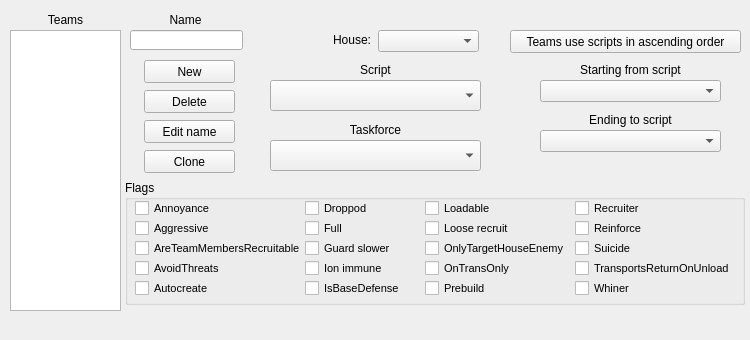
<?xml version="1.0" encoding="UTF-8"?>
<ui version="4.0">
 <class>TeamSection</class>
 <widget class="QDockWidget" name="TeamSection">
  <property name="geometry">
   <rect>
    <x>0</x>
    <y>0</y>
    <width>750</width>
    <height>340</height>
   </rect>
  </property>
  <property name="sizePolicy">
   <sizepolicy hsizetype="Preferred" vsizetype="Preferred">
    <horstretch>0</horstretch>
    <verstretch>0</verstretch>
   </sizepolicy>
  </property>
  <property name="minimumSize">
   <size>
    <width>750</width>
    <height>340</height>
   </size>
  </property>
  <property name="maximumSize">
   <size>
    <width>750</width>
    <height>340</height>
   </size>
  </property>
  <property name="font">
   <font>
    <family>Arial</family>
   </font>
  </property>
  <property name="locale">
   <locale language="English" country="UnitedStates"/>
  </property>
  <property name="floating">
   <bool>false</bool>
  </property>
  <property name="features">
   <set>QDockWidget::DockWidgetFloatable|QDockWidget::DockWidgetMovable</set>
  </property>
  <property name="windowTitle">
   <string notr="true">Team Section</string>
  </property>
  <widget class="QWidget" name="dockWidgetContents">
   <widget class="QLabel" name="TeamLabel">
    <property name="geometry">
     <rect>
      <x>15</x>
      <y>10</y>
      <width>101</width>
      <height>20</height>
     </rect>
    </property>
    <property name="text">
     <string>Teams</string>
    </property>
    <property name="alignment">
     <set>Qt::AlignCenter</set>
    </property>
   </widget>
   <widget class="QListWidget" name="TeamList">
    <property name="geometry">
     <rect>
      <x>10</x>
      <y>30</y>
      <width>111</width>
      <height>281</height>
     </rect>
    </property>
    <property name="selectionMode">
     <enum>QAbstractItemView::ExtendedSelection</enum>
    </property>
   </widget>
   <widget class="QLineEdit" name="TNameEdit">
    <property name="geometry">
     <rect>
      <x>130</x>
      <y>30</y>
      <width>113</width>
      <height>20</height>
     </rect>
    </property>
   </widget>
   <widget class="QLabel" name="NameLabel">
    <property name="geometry">
     <rect>
      <x>135</x>
      <y>10</y>
      <width>101</width>
      <height>20</height>
     </rect>
    </property>
    <property name="text">
     <string>Name</string>
    </property>
    <property name="alignment">
     <set>Qt::AlignCenter</set>
    </property>
   </widget>
   <widget class="QPushButton" name="New">
    <property name="geometry">
     <rect>
      <x>144</x>
      <y>60</y>
      <width>91</width>
      <height>23</height>
     </rect>
    </property>
    <property name="text">
     <string>New</string>
    </property>
   </widget>
   <widget class="QPushButton" name="Delete">
    <property name="geometry">
     <rect>
      <x>144</x>
      <y>90</y>
      <width>91</width>
      <height>23</height>
     </rect>
    </property>
    <property name="text">
     <string>Delete</string>
    </property>
   </widget>
   <widget class="QPushButton" name="EditName">
    <property name="geometry">
     <rect>
      <x>144</x>
      <y>120</y>
      <width>91</width>
      <height>23</height>
     </rect>
    </property>
    <property name="text">
     <string>Edit name</string>
    </property>
   </widget>
   <widget class="QPushButton" name="Clone">
    <property name="geometry">
     <rect>
      <x>144</x>
      <y>150</y>
      <width>91</width>
      <height>23</height>
     </rect>
    </property>
    <property name="text">
     <string>Clone</string>
    </property>
   </widget>
   <widget class="QComboBox" name="scriptBox">
    <property name="geometry">
     <rect>
      <x>270</x>
      <y>80</y>
      <width>211</width>
      <height>31</height>
     </rect>
    </property>
    <property name="font">
     <font>
      <pointsize>10</pointsize>
     </font>
    </property>
   </widget>
   <widget class="QLabel" name="label">
    <property name="geometry">
     <rect>
      <x>270</x>
      <y>60</y>
      <width>211</width>
      <height>20</height>
     </rect>
    </property>
    <property name="text">
     <string>Script</string>
    </property>
    <property name="alignment">
     <set>Qt::AlignCenter</set>
    </property>
   </widget>
   <widget class="QComboBox" name="taskforceBox">
    <property name="geometry">
     <rect>
      <x>270</x>
      <y>140</y>
      <width>211</width>
      <height>31</height>
     </rect>
    </property>
    <property name="font">
     <font>
      <pointsize>10</pointsize>
     </font>
    </property>
   </widget>
   <widget class="QLabel" name="label_2">
    <property name="geometry">
     <rect>
      <x>270</x>
      <y>120</y>
      <width>211</width>
      <height>20</height>
     </rect>
    </property>
    <property name="text">
     <string>Taskforce</string>
    </property>
    <property name="alignment">
     <set>Qt::AlignCenter</set>
    </property>
   </widget>
   <widget class="QPushButton" name="SAOButton">
    <property name="geometry">
     <rect>
      <x>510</x>
      <y>30</y>
      <width>231</width>
      <height>23</height>
     </rect>
    </property>
    <property name="text">
     <string>Teams use scripts in ascending order</string>
    </property>
   </widget>
   <widget class="QComboBox" name="AOSBox">
    <property name="geometry">
     <rect>
      <x>540</x>
      <y>80</y>
      <width>181</width>
      <height>22</height>
     </rect>
    </property>
    <property name="font">
     <font>
      <pointsize>8</pointsize>
     </font>
    </property>
   </widget>
   <widget class="QComboBox" name="AOEBox">
    <property name="geometry">
     <rect>
      <x>540</x>
      <y>130</y>
      <width>181</width>
      <height>22</height>
     </rect>
    </property>
    <property name="font">
     <font>
      <pointsize>8</pointsize>
     </font>
    </property>
   </widget>
   <widget class="QLabel" name="label_3">
    <property name="geometry">
     <rect>
      <x>540</x>
      <y>60</y>
      <width>181</width>
      <height>20</height>
     </rect>
    </property>
    <property name="text">
     <string>Starting from script</string>
    </property>
    <property name="alignment">
     <set>Qt::AlignCenter</set>
    </property>
   </widget>
   <widget class="QLabel" name="label_4">
    <property name="geometry">
     <rect>
      <x>540</x>
      <y>110</y>
      <width>181</width>
      <height>20</height>
     </rect>
    </property>
    <property name="text">
     <string>Ending to script</string>
    </property>
    <property name="alignment">
     <set>Qt::AlignCenter</set>
    </property>
   </widget>
   <widget class="QGroupBox" name="groupBox">
    <property name="geometry">
     <rect>
      <x>125</x>
      <y>180</y>
      <width>620</width>
      <height>125</height>
     </rect>
    </property>
    <property name="title">
     <string>Flags</string>
    </property>
    <widget class="QCheckBox" name="isAggressive">
     <property name="geometry">
      <rect>
       <x>10</x>
       <y>40</y>
       <width>101</width>
       <height>17</height>
      </rect>
     </property>
     <property name="font">
      <font>
       <pointsize>8</pointsize>
      </font>
     </property>
     <property name="text">
      <string>Aggressive</string>
     </property>
    </widget>
    <widget class="QCheckBox" name="isRecruiter">
     <property name="geometry">
      <rect>
       <x>450</x>
       <y>20</y>
       <width>111</width>
       <height>17</height>
      </rect>
     </property>
     <property name="font">
      <font>
       <pointsize>8</pointsize>
      </font>
     </property>
     <property name="text">
      <string>Recruiter</string>
     </property>
    </widget>
    <widget class="QCheckBox" name="isFull">
     <property name="geometry">
      <rect>
       <x>180</x>
       <y>40</y>
       <width>70</width>
       <height>17</height>
      </rect>
     </property>
     <property name="font">
      <font>
       <pointsize>8</pointsize>
      </font>
     </property>
     <property name="text">
      <string>Full</string>
     </property>
    </widget>
    <widget class="QCheckBox" name="isAutocreate">
     <property name="geometry">
      <rect>
       <x>10</x>
       <y>100</y>
       <width>91</width>
       <height>17</height>
      </rect>
     </property>
     <property name="font">
      <font>
       <pointsize>8</pointsize>
      </font>
     </property>
     <property name="text">
      <string>Autocreate</string>
     </property>
    </widget>
    <widget class="QCheckBox" name="isIsBaseDefense">
     <property name="geometry">
      <rect>
       <x>180</x>
       <y>100</y>
       <width>111</width>
       <height>17</height>
      </rect>
     </property>
     <property name="font">
      <font>
       <pointsize>8</pointsize>
      </font>
     </property>
     <property name="text">
      <string>IsBaseDefense</string>
     </property>
    </widget>
    <widget class="QCheckBox" name="isSuicide">
     <property name="geometry">
      <rect>
       <x>450</x>
       <y>60</y>
       <width>70</width>
       <height>17</height>
      </rect>
     </property>
     <property name="font">
      <font>
       <pointsize>8</pointsize>
      </font>
     </property>
     <property name="text">
      <string>Suicide</string>
     </property>
    </widget>
    <widget class="QCheckBox" name="isAreTeamMembersRecruitable">
     <property name="geometry">
      <rect>
       <x>10</x>
       <y>60</y>
       <width>171</width>
       <height>17</height>
      </rect>
     </property>
     <property name="font">
      <font>
       <pointsize>8</pointsize>
      </font>
     </property>
     <property name="text">
      <string>AreTeamMembersRecruitable</string>
     </property>
    </widget>
    <widget class="QCheckBox" name="isAnnoyance">
     <property name="geometry">
      <rect>
       <x>10</x>
       <y>20</y>
       <width>121</width>
       <height>17</height>
      </rect>
     </property>
     <property name="font">
      <font>
       <pointsize>8</pointsize>
      </font>
     </property>
     <property name="text">
      <string>Annoyance</string>
     </property>
    </widget>
    <widget class="QCheckBox" name="isAvoidThreats">
     <property name="geometry">
      <rect>
       <x>10</x>
       <y>80</y>
       <width>101</width>
       <height>17</height>
      </rect>
     </property>
     <property name="font">
      <font>
       <pointsize>8</pointsize>
      </font>
     </property>
     <property name="text">
      <string>AvoidThreats</string>
     </property>
    </widget>
    <widget class="QCheckBox" name="isOnlyTargetHouseEnemy">
     <property name="geometry">
      <rect>
       <x>300</x>
       <y>60</y>
       <width>151</width>
       <height>17</height>
      </rect>
     </property>
     <property name="font">
      <font>
       <pointsize>8</pointsize>
      </font>
     </property>
     <property name="text">
      <string>OnlyTargetHouseEnemy</string>
     </property>
    </widget>
    <widget class="QCheckBox" name="isReinforce">
     <property name="geometry">
      <rect>
       <x>450</x>
       <y>40</y>
       <width>101</width>
       <height>17</height>
      </rect>
     </property>
     <property name="font">
      <font>
       <pointsize>8</pointsize>
      </font>
     </property>
     <property name="text">
      <string>Reinforce</string>
     </property>
    </widget>
    <widget class="QCheckBox" name="isTransportsReturnOnUnload">
     <property name="geometry">
      <rect>
       <x>450</x>
       <y>80</y>
       <width>171</width>
       <height>17</height>
      </rect>
     </property>
     <property name="font">
      <font>
       <pointsize>8</pointsize>
      </font>
     </property>
     <property name="text">
      <string>TransportsReturnOnUnload</string>
     </property>
    </widget>
    <widget class="QCheckBox" name="isIonImmune">
     <property name="geometry">
      <rect>
       <x>180</x>
       <y>80</y>
       <width>91</width>
       <height>17</height>
      </rect>
     </property>
     <property name="font">
      <font>
       <pointsize>8</pointsize>
      </font>
     </property>
     <property name="text">
      <string>Ion immune</string>
     </property>
    </widget>
    <widget class="QCheckBox" name="isDroppod">
     <property name="geometry">
      <rect>
       <x>180</x>
       <y>20</y>
       <width>70</width>
       <height>17</height>
      </rect>
     </property>
     <property name="font">
      <font>
       <pointsize>8</pointsize>
      </font>
     </property>
     <property name="text">
      <string>Droppod</string>
     </property>
    </widget>
    <widget class="QCheckBox" name="isPrebuild">
     <property name="geometry">
      <rect>
       <x>300</x>
       <y>100</y>
       <width>70</width>
       <height>17</height>
      </rect>
     </property>
     <property name="font">
      <font>
       <pointsize>8</pointsize>
      </font>
     </property>
     <property name="text">
      <string>Prebuild</string>
     </property>
    </widget>
    <widget class="QCheckBox" name="isLooseRecruit">
     <property name="geometry">
      <rect>
       <x>300</x>
       <y>40</y>
       <width>101</width>
       <height>17</height>
      </rect>
     </property>
     <property name="font">
      <font>
       <pointsize>8</pointsize>
      </font>
     </property>
     <property name="text">
      <string>Loose recruit</string>
     </property>
    </widget>
    <widget class="QCheckBox" name="isGuardSlower">
     <property name="geometry">
      <rect>
       <x>180</x>
       <y>60</y>
       <width>101</width>
       <height>17</height>
      </rect>
     </property>
     <property name="font">
      <font>
       <pointsize>8</pointsize>
      </font>
     </property>
     <property name="text">
      <string>Guard slower</string>
     </property>
    </widget>
    <widget class="QCheckBox" name="isLoadable">
     <property name="geometry">
      <rect>
       <x>300</x>
       <y>20</y>
       <width>81</width>
       <height>17</height>
      </rect>
     </property>
     <property name="font">
      <font>
       <pointsize>8</pointsize>
      </font>
     </property>
     <property name="text">
      <string>Loadable</string>
     </property>
    </widget>
    <widget class="QCheckBox" name="isOnTransOnly">
     <property name="geometry">
      <rect>
       <x>300</x>
       <y>80</y>
       <width>101</width>
       <height>17</height>
      </rect>
     </property>
     <property name="font">
      <font>
       <pointsize>8</pointsize>
      </font>
     </property>
     <property name="text">
      <string>OnTransOnly</string>
     </property>
    </widget>
    <widget class="QCheckBox" name="isWhiner">
     <property name="geometry">
      <rect>
       <x>450</x>
       <y>100</y>
       <width>70</width>
       <height>17</height>
      </rect>
     </property>
     <property name="font">
      <font>
       <pointsize>8</pointsize>
      </font>
     </property>
     <property name="text">
      <string>Whiner</string>
     </property>
    </widget>
   </widget>
   <widget class="QComboBox" name="HouseBox">
    <property name="geometry">
     <rect>
      <x>378</x>
      <y>30</y>
      <width>101</width>
      <height>22</height>
     </rect>
    </property>
   </widget>
   <widget class="QLabel" name="HouseLabel">
    <property name="geometry">
     <rect>
      <x>300</x>
      <y>30</y>
      <width>71</width>
      <height>20</height>
     </rect>
    </property>
    <property name="text">
     <string>House:</string>
    </property>
    <property name="alignment">
     <set>Qt::AlignRight|Qt::AlignTrailing|Qt::AlignVCenter</set>
    </property>
   </widget>
  </widget>
 </widget>
 <resources/>
 <connections/>
</ui>
